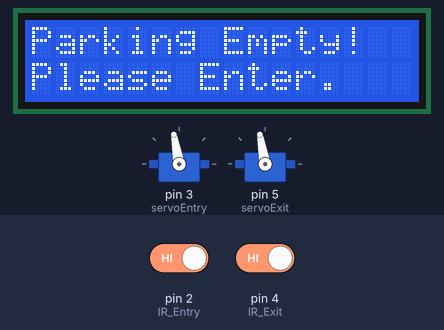
A sketch run on a simulated Arduino Uno, built with avr-gcc and run on an emulated ATmega328P. Shown: 2 × servo, 16×2 character LCD. The inputs (shaded band) are chosen by the test bench; at power-on: pin 2 (IR_Entry) HIGH, pin 4 (IR_Exit) HIGH. What the sketch prints to the serial monitor is not drawn.

Above: at 1.3 s.
1.4 s: pin 2 (IR_Entry) driven LOW
At 2.2 s:
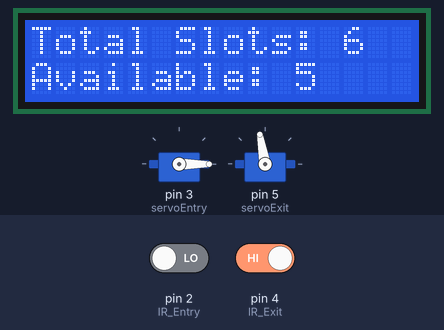
4.4 s: pin 4 (IR_Exit) driven LOW
At 5.2 s:
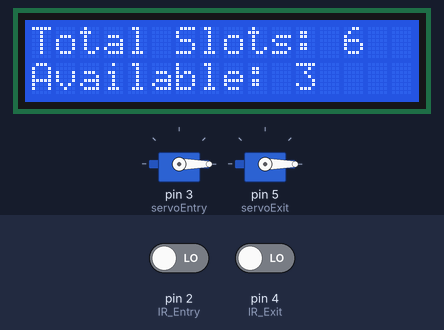
7.4 s: pin 4 (IR_Exit) driven HIGH
At 10.2 s:
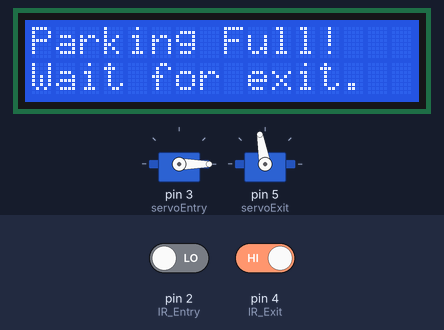
10.4 s: pin 4 (IR_Exit) driven LOW
At 11.2 s:
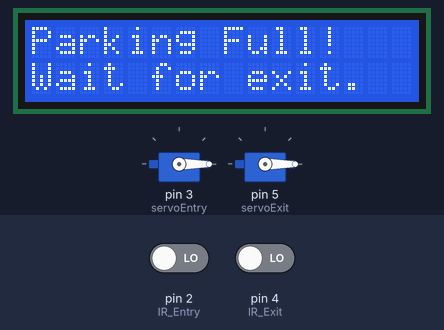
13.4 s: pin 4 (IR_Exit) driven HIGH
At 14.2 s:
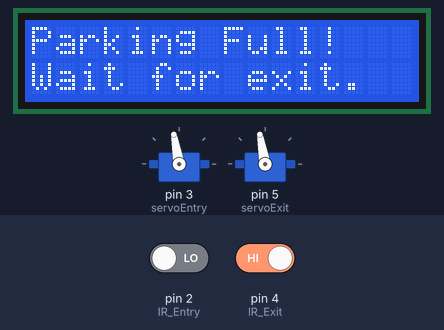
16.4 s: pin 4 (IR_Exit) driven LOW
At 17.2 s:
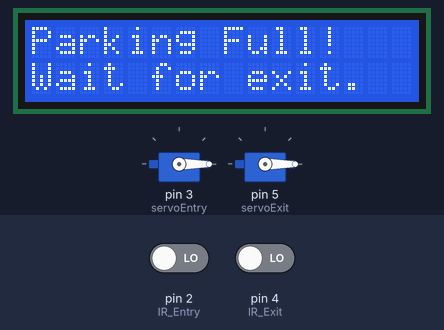
Timing chart, 0 to 19.0 s (numbered marks = the images above; inputs shaded):
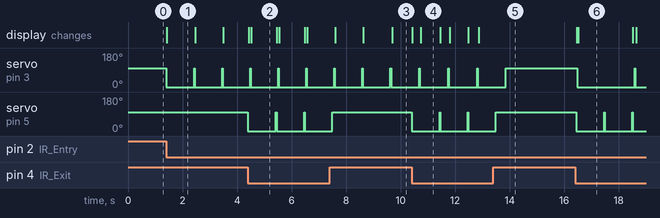

Measured:
- after the input at 1.4 s, servo on pin 3 (servoEntry): 100° → 0° at once; the display: changes at once (image 1)
- after the input at 4.4 s, servo on pin 5 (servoExit): 100° → 0° at once
- after the input at 7.4 s, servo on pin 5 (servoExit): goes on until 7.5 s, then stays 100°; the display: first changes after 0.20 s (image 3 shows a later state)
- after the input at 10.4 s, servo on pin 5 (servoExit): 100° → 0° at once; the display: first changes at once (image 4 shows a later state)
- after the input at 13.4 s, servo on pin 3 (servoEntry): goes on until 13.9 s, then stays 100°; servo on pin 5 (servoExit): goes on until 13.5 s, then stays 100°
- after the input at 16.4 s, servo on pin 3 (servoEntry): 100° → 0° after 0.07 s; servo on pin 5 (servoExit): 100° → 0° after 0.05 s; the display: first changes after 0.06 s (image 6 shows a later state)
- what the display in image 1 shows lasts 1.1 s, from 1.4 s to 2.5 s

The sketch:

finalpark.ino
```cpp
#include <Wire.h>
#include <Servo.h>
#include <LiquidCrystal_I2C.h>

Servo servoEntry;
Servo servoExit;

const int IR_Entry = 2;
const int IR_Exit = 4;

const int totalSlots = 6;
int availableSlots = totalSlots;

int flagEntry = 0;
int flagExit = 0;

unsigned long lastTimeEntry = 0;
unsigned long lastTimeExit = 0;
const unsigned long delayTime = 1000;

LiquidCrystal_I2C lcd(0x27, 16, 2);

void setup() {
  pinMode(IR_Entry, INPUT);
  pinMode(IR_Exit, INPUT);

  servoEntry.attach(3);
  servoExit.attach(5);

  servoEntry.write(100);
  servoExit.write(100);

  Serial.begin(9600);

  lcd.init();
  lcd.backlight();
  lcd.setCursor(0, 0);
  lcd.print("Parking Slots:");
  updateLCD();
}

void loop() {
  int sensorEntry = digitalRead(IR_Entry);
  int sensorExit = digitalRead(IR_Exit);

  if (sensorEntry == LOW && flagEntry == 0) {
    if (availableSlots > 0) {
      flagEntry = 1;
      servoEntry.write(0);
      availableSlots--;
      Serial.print("Car Entered. Slots available: ");
      Serial.println(availableSlots);
      updateLCD();
      lastTimeEntry = millis();
    } else {
      Serial.println("Parking is full.");
      displayFullMessage();
    }
  }

  if (sensorExit == LOW && flagExit == 0) {
    flagExit = 1;
    servoExit.write(0);
    availableSlots++;
    Serial.print("Car Exited. Slots available: ");
    Serial.println(availableSlots);
    updateLCD();
    lastTimeExit = millis();
  }

  if (millis() - lastTimeEntry >= delayTime && flagEntry == 1) {
    servoEntry.write(100);
    flagEntry = 0;
    Serial.println("Entry gate closed.");
  }

  if (millis() - lastTimeExit >= delayTime && flagExit == 1) {
    servoExit.write(100);
    flagExit = 0;
    Serial.println("Exit gate closed.");
  }
}

void updateLCD() {
  lcd.clear();
  lcd.setCursor(0, 0);
  lcd.print("Total Slots: ");
  lcd.print(totalSlots);

  lcd.setCursor(0, 1);
  lcd.print("Available: ");
  lcd.print(availableSlots);

  if (availableSlots == 0) {
    displayFullMessage();
  } else if (availableSlots == totalSlots) {
    displayEmptyMessage();
  }
}

void displayFullMessage() {
  lcd.clear();
  lcd.setCursor(0, 0);
  lcd.print("Parking Full!");
  lcd.setCursor(0, 1);
  lcd.print("Wait for exit.");
}

void displayEmptyMessage() {
  lcd.clear();
  lcd.setCursor(0, 0);
  lcd.print("Parking Empty!");
  lcd.setCursor(0, 1);
  lcd.print("Please Enter.");
}
```
